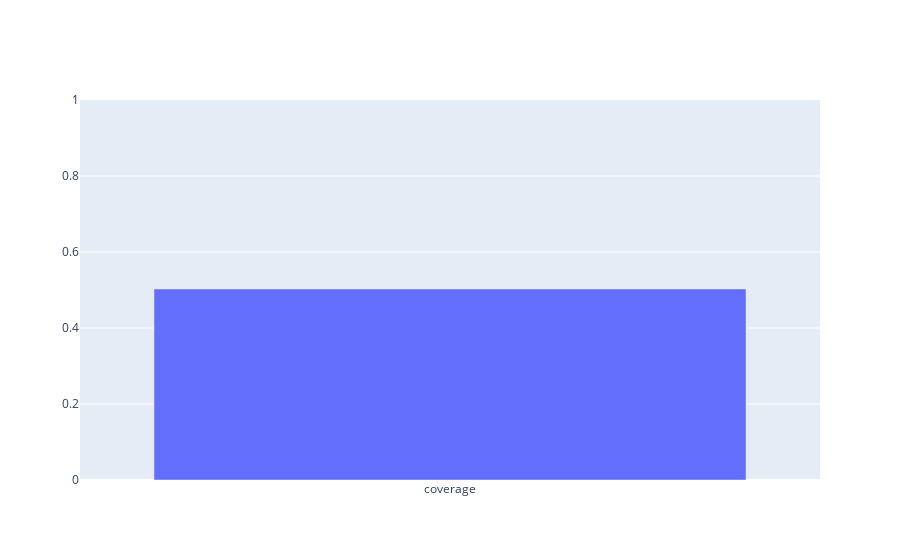

The code cell stored with this chart in its notebook:
### Code cell
show_feature_coverage(exp)

### Figure 1 — Plotly figure (JSON) as saved in the notebook; plotly's stock layout.template omitted (floating-point values rounded to 4 significant figures)
{"data": [{"name": "good", "type": "bar", "x": ["coverage"], "y": [0.5027]}], "layout": {"yaxis": {"range": [0, 1]}}}
